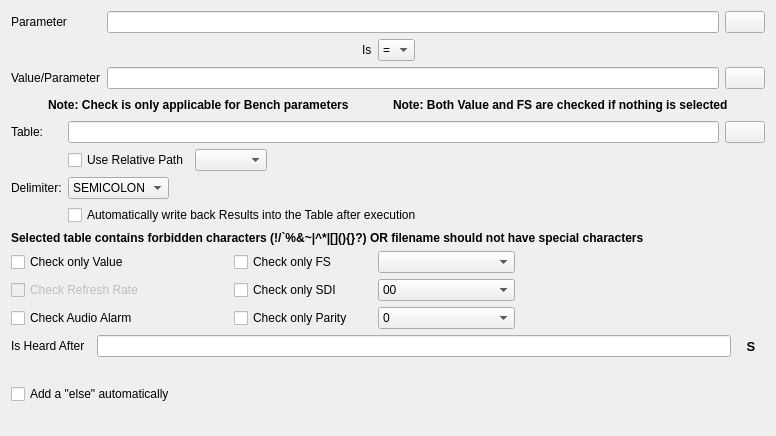
<?xml version="1.0" encoding="UTF-8"?>
<ui version="4.0">
 <class>GTAConditionActionWidget</class>
 <widget class="QWidget" name="GTAConditionActionWidget">
  <property name="geometry">
   <rect>
    <x>0</x>
    <y>0</y>
    <width>776</width>
    <height>436</height>
   </rect>
  </property>
  <property name="windowTitle">
   <string>Form</string>
  </property>
  <layout class="QGridLayout" name="gridLayout">
   <item row="0" column="0">
    <layout class="QHBoxLayout" name="horizontalLayout">
     <item>
      <widget class="QLabel" name="ParameterLB">
       <property name="text">
        <string>Parameter          </string>
       </property>
      </widget>
     </item>
     <item>
      <widget class="QLineEdit" name="ParamNameLE"/>
     </item>
     <item>
      <widget class="QPushButton" name="SearchPB">
       <property name="sizePolicy">
        <sizepolicy hsizetype="Maximum" vsizetype="Fixed">
         <horstretch>0</horstretch>
         <verstretch>0</verstretch>
        </sizepolicy>
       </property>
       <property name="text">
        <string/>
       </property>
       <property name="icon">
        <iconset resource="../resource.qrc">
         <normaloff>:/images/forms/img/SEARCH.png</normaloff>:/images/forms/img/SEARCH.png</iconset>
       </property>
      </widget>
     </item>
    </layout>
   </item>
   <item row="2" column="0">
    <layout class="QHBoxLayout" name="horizontalLayout_3">
     <item>
      <widget class="QLabel" name="ValueLB">
       <property name="text">
        <string>Value/Parameter</string>
       </property>
      </widget>
     </item>
     <item>
      <widget class="QLineEdit" name="ValueLE">
       <property name="text">
        <string/>
       </property>
      </widget>
     </item>
     <item>
      <widget class="QPushButton" name="SearchValuePB">
       <property name="text">
        <string/>
       </property>
       <property name="icon">
        <iconset resource="../resource.qrc">
         <normaloff>:/images/forms/img/SEARCH.png</normaloff>:/images/forms/img/SEARCH.png</iconset>
       </property>
      </widget>
     </item>
    </layout>
   </item>
   <item row="1" column="0">
    <layout class="QHBoxLayout" name="horizontalLayout_2">
     <item>
      <spacer name="horizontalSpacer">
       <property name="orientation">
        <enum>Qt::Horizontal</enum>
       </property>
       <property name="sizeHint" stdset="0">
        <size>
         <width>118</width>
         <height>20</height>
        </size>
       </property>
      </spacer>
     </item>
     <item>
      <widget class="QLabel" name="label_3">
       <property name="text">
        <string>Is</string>
       </property>
      </widget>
     </item>
     <item>
      <widget class="QComboBox" name="OperatorCB">
       <item>
        <property name="text">
         <string>=</string>
        </property>
       </item>
       <item>
        <property name="text">
         <string>≠</string>
        </property>
       </item>
       <item>
        <property name="text">
         <string>&lt;</string>
        </property>
       </item>
       <item>
        <property name="text">
         <string>&gt;</string>
        </property>
       </item>
       <item>
        <property name="text">
         <string>≤</string>
        </property>
       </item>
       <item>
        <property name="text">
         <string>≥</string>
        </property>
       </item>
      </widget>
     </item>
     <item>
      <spacer name="horizontalSpacer_2">
       <property name="orientation">
        <enum>Qt::Horizontal</enum>
       </property>
       <property name="sizeHint" stdset="0">
        <size>
         <width>128</width>
         <height>20</height>
        </size>
       </property>
      </spacer>
     </item>
    </layout>
   </item>
   <item row="3" column="0">
    <layout class="QHBoxLayout" name="FunctionalStatusHL">
     <item>
      <spacer name="horizontalSpacer_7">
       <property name="orientation">
        <enum>Qt::Horizontal</enum>
       </property>
       <property name="sizeHint" stdset="0">
        <size>
         <width>40</width>
         <height>20</height>
        </size>
       </property>
      </spacer>
     </item>
     <item>
      <widget class="QLabel" name="checkFsWarLB">
       <property name="font">
        <font>
         <weight>75</weight>
         <bold>true</bold>
        </font>
       </property>
       <property name="text">
        <string>Note: Check is only applicable for Bench parameters</string>
       </property>
      </widget>
     </item>
     <item>
      <spacer name="horizontalSpacer_3">
       <property name="orientation">
        <enum>Qt::Horizontal</enum>
       </property>
       <property name="sizeHint" stdset="0">
        <size>
         <width>40</width>
         <height>20</height>
        </size>
       </property>
      </spacer>
     </item>
     <item>
      <widget class="QLabel" name="checkValnFS">
       <property name="font">
        <font>
         <weight>75</weight>
         <bold>true</bold>
        </font>
       </property>
       <property name="text">
        <string>Note: Both Value and FS are checked if nothing is selected</string>
       </property>
      </widget>
     </item>
     <item>
      <spacer name="horizontalSpacer_5">
       <property name="orientation">
        <enum>Qt::Horizontal</enum>
       </property>
       <property name="sizeHint" stdset="0">
        <size>
         <width>40</width>
         <height>20</height>
        </size>
       </property>
      </spacer>
     </item>
    </layout>
   </item>
   <item row="5" column="0">
    <widget class="QLabel" name="labelwarForEach">
     <property name="sizePolicy">
      <sizepolicy hsizetype="Expanding" vsizetype="Preferred">
       <horstretch>0</horstretch>
       <verstretch>0</verstretch>
      </sizepolicy>
     </property>
     <property name="font">
      <font>
       <weight>75</weight>
       <bold>true</bold>
      </font>
     </property>
     <property name="text">
      <string>Selected table contains forbidden characters (!/`%&amp;~|^*|[](){}?) OR filename should not have special characters</string>
     </property>
    </widget>
   </item>
   <item row="4" column="0">
    <layout class="QGridLayout" name="gridLayout_3">
     <property name="bottomMargin">
      <number>0</number>
     </property>
     <item row="0" column="0">
      <widget class="QLabel" name="ListLB">
       <property name="text">
        <string>Table:</string>
       </property>
      </widget>
     </item>
     <item row="0" column="1">
      <widget class="QLineEdit" name="ListLE">
       <property name="sizePolicy">
        <sizepolicy hsizetype="Expanding" vsizetype="Fixed">
         <horstretch>0</horstretch>
         <verstretch>0</verstretch>
        </sizepolicy>
       </property>
      </widget>
     </item>
     <item row="0" column="4">
      <widget class="QPushButton" name="SearchTablePB">
       <property name="sizePolicy">
        <sizepolicy hsizetype="Maximum" vsizetype="Fixed">
         <horstretch>0</horstretch>
         <verstretch>0</verstretch>
        </sizepolicy>
       </property>
       <property name="text">
        <string/>
       </property>
       <property name="icon">
        <iconset resource="../resource.qrc">
         <normaloff>:/images/forms/img/SEARCH.png</normaloff>:/images/forms/img/SEARCH.png</iconset>
       </property>
      </widget>
     </item>
     <item row="3" column="0">
      <widget class="QLabel" name="DelimiterLB">
       <property name="text">
        <string>Delimiter:</string>
       </property>
      </widget>
     </item>
     <item row="3" column="1">
      <widget class="QComboBox" name="ForEachCB">
       <property name="sizePolicy">
        <sizepolicy hsizetype="Fixed" vsizetype="Fixed">
         <horstretch>0</horstretch>
         <verstretch>0</verstretch>
        </sizepolicy>
       </property>
       <property name="minimumSize">
        <size>
         <width>100</width>
         <height>0</height>
        </size>
       </property>
       <item>
        <property name="text">
         <string>SEMICOLON</string>
        </property>
       </item>
       <item>
        <property name="text">
         <string>COMMA</string>
        </property>
       </item>
       <item>
        <property name="text">
         <string>COLON</string>
        </property>
       </item>
       <item>
        <property name="text">
         <string>TAB</string>
        </property>
       </item>
       <item>
        <property name="text">
         <string>SPACE</string>
        </property>
       </item>
      </widget>
     </item>
     <item row="4" column="1">
      <widget class="QCheckBox" name="ForEachChkB">
       <property name="text">
        <string>Automatically write back Results into the Table after execution</string>
       </property>
      </widget>
     </item>
     <item row="2" column="1">
      <layout class="QHBoxLayout" name="horizontalLayout_5">
       <item>
        <widget class="QCheckBox" name="ForEachPathChkB">
         <property name="text">
          <string>Use Relative Path</string>
         </property>
        </widget>
       </item>
       <item>
        <widget class="QComboBox" name="ForEachPathCB"/>
       </item>
       <item>
        <spacer name="horizontalSpacer_8">
         <property name="orientation">
          <enum>Qt::Horizontal</enum>
         </property>
         <property name="sizeHint" stdset="0">
          <size>
           <width>40</width>
           <height>20</height>
          </size>
         </property>
        </spacer>
       </item>
      </layout>
     </item>
    </layout>
   </item>
   <item row="6" column="0">
    <layout class="QGridLayout" name="gridLayout_2">
     <item row="0" column="2">
      <spacer name="horizontalSpacer_4">
       <property name="orientation">
        <enum>Qt::Horizontal</enum>
       </property>
       <property name="sizeType">
        <enum>QSizePolicy::Fixed</enum>
       </property>
       <property name="sizeHint" stdset="0">
        <size>
         <width>80</width>
         <height>20</height>
        </size>
       </property>
      </spacer>
     </item>
     <item row="0" column="4">
      <widget class="QComboBox" name="functionalStatusCB"/>
     </item>
     <item row="0" column="3">
      <widget class="QCheckBox" name="ChkFSOnlyCB">
       <property name="text">
        <string>Check only FS</string>
       </property>
      </widget>
     </item>
     <item row="1" column="4">
      <widget class="QComboBox" name="CheckSDICB">
       <item>
        <property name="text">
         <string>00</string>
        </property>
       </item>
       <item>
        <property name="text">
         <string>01</string>
        </property>
       </item>
       <item>
        <property name="text">
         <string>10</string>
        </property>
       </item>
       <item>
        <property name="text">
         <string>11</string>
        </property>
       </item>
      </widget>
     </item>
     <item row="1" column="3">
      <widget class="QCheckBox" name="chkOnlySDI">
       <property name="text">
        <string>Check only SDI</string>
       </property>
      </widget>
     </item>
     <item row="2" column="4">
      <widget class="QComboBox" name="CheckParityCB">
       <item>
        <property name="text">
         <string>0</string>
        </property>
       </item>
       <item>
        <property name="text">
         <string>1</string>
        </property>
       </item>
      </widget>
     </item>
     <item row="2" column="3">
      <widget class="QCheckBox" name="chkOnlyParity">
       <property name="text">
        <string>Check only Parity</string>
       </property>
      </widget>
     </item>
     <item row="0" column="5">
      <spacer name="horizontalSpacer_6">
       <property name="orientation">
        <enum>Qt::Horizontal</enum>
       </property>
       <property name="sizeType">
        <enum>QSizePolicy::Fixed</enum>
       </property>
       <property name="sizeHint" stdset="0">
        <size>
         <width>250</width>
         <height>20</height>
        </size>
       </property>
      </spacer>
     </item>
     <item row="0" column="0">
      <widget class="QCheckBox" name="ChkValueCB">
       <property name="text">
        <string>Check only Value</string>
       </property>
      </widget>
     </item>
     <item row="1" column="0">
      <widget class="QCheckBox" name="ChkRefreshRate">
       <property name="enabled">
        <bool>false</bool>
       </property>
       <property name="text">
        <string>Check Refresh Rate</string>
       </property>
      </widget>
     </item>
     <item row="2" column="0">
      <widget class="QCheckBox" name="ChkAudioAlarmCB">
       <property name="text">
        <string>Check Audio Alarm</string>
       </property>
      </widget>
     </item>
    </layout>
   </item>
   <item row="8" column="0">
    <layout class="QHBoxLayout" name="horizontalLayout_4">
     <item>
      <widget class="QLabel" name="IsHeardAfterLB">
       <property name="sizePolicy">
        <sizepolicy hsizetype="Minimum" vsizetype="Fixed">
         <horstretch>0</horstretch>
         <verstretch>0</verstretch>
        </sizepolicy>
       </property>
       <property name="minimumSize">
        <size>
         <width>80</width>
         <height>0</height>
        </size>
       </property>
       <property name="maximumSize">
        <size>
         <width>80</width>
         <height>16777215</height>
        </size>
       </property>
       <property name="text">
        <string>Is Heard After</string>
       </property>
      </widget>
     </item>
     <item>
      <widget class="QLineEdit" name="HeardAfterLE">
       <property name="sizePolicy">
        <sizepolicy hsizetype="Expanding" vsizetype="Fixed">
         <horstretch>0</horstretch>
         <verstretch>0</verstretch>
        </sizepolicy>
       </property>
      </widget>
     </item>
     <item>
      <widget class="QLabel" name="label_5">
       <property name="minimumSize">
        <size>
         <width>28</width>
         <height>0</height>
        </size>
       </property>
       <property name="maximumSize">
        <size>
         <width>23</width>
         <height>16777215</height>
        </size>
       </property>
       <property name="font">
        <font>
         <pointsize>10</pointsize>
         <weight>75</weight>
         <bold>true</bold>
        </font>
       </property>
       <property name="text">
        <string>S</string>
       </property>
       <property name="alignment">
        <set>Qt::AlignCenter</set>
       </property>
      </widget>
     </item>
    </layout>
   </item>
   <item row="11" column="0">
    <spacer name="verticalSpacer">
     <property name="orientation">
      <enum>Qt::Vertical</enum>
     </property>
     <property name="sizeHint" stdset="0">
      <size>
       <width>20</width>
       <height>40</height>
      </size>
     </property>
    </spacer>
   </item>
   <item row="7" column="0">
    <layout class="QHBoxLayout" name="horizontalLayout_6"/>
   </item>
   <item row="9" column="0">
    <layout class="QHBoxLayout" name="horizontalLayout_7">
     <item>
      <spacer name="verticalSpacer_2">
       <property name="orientation">
        <enum>Qt::Vertical</enum>
       </property>
       <property name="sizeHint" stdset="0">
        <size>
         <width>20</width>
         <height>40</height>
        </size>
       </property>
      </spacer>
     </item>
    </layout>
   </item>
   <item row="10" column="0">
    <layout class="QHBoxLayout" name="horizontalLayout_8">
     <item>
      <widget class="QCheckBox" name="autoAddElse">
       <property name="text">
        <string>Add a &quot;else&quot; automatically</string>
       </property>
      </widget>
     </item>
    </layout>
   </item>
  </layout>
 </widget>
 <resources>
  <include location="../resource.qrc"/>
 </resources>
 <connections/>
</ui>
